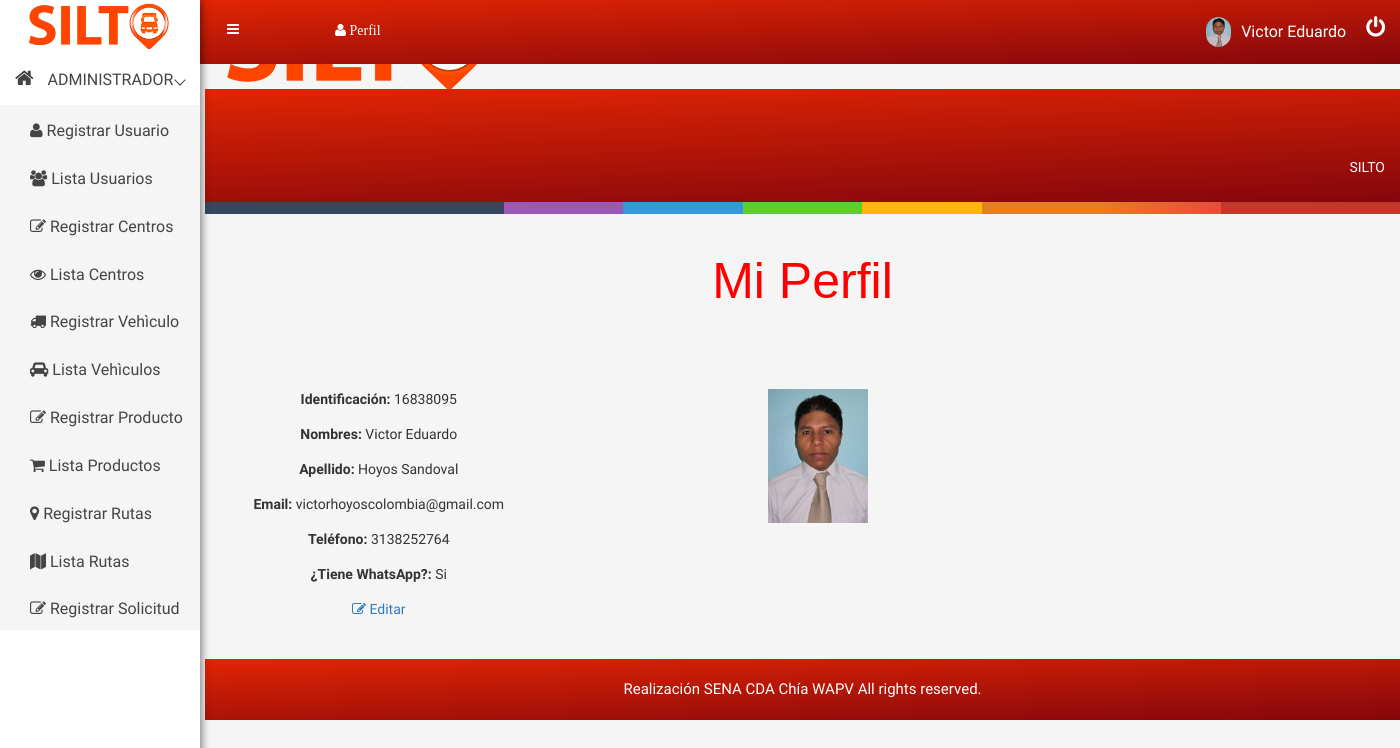
/perfil (signed in), run on the app's committed database.
### tables this page shows
CREATE TABLE `usuario` (
  `identificacion` bigint(12) NOT NULL COMMENT 'Identificacion de user',
  `nombre` varchar(20) NOT NULL COMMENT 'Nombre de usuario',
  `apellido` varchar(22) NOT NULL COMMENT 'Apellido  de usuario',
  `email` varchar(38) NOT NULL COMMENT 'Email usuario',
  `telefono` varchar(14) NOT NULL COMMENT 'Numero de celular',
  `whatsapp` varchar(2) NOT NULL COMMENT 'Whatsapp',
  `cargo` varchar(13) NOT NULL COMMENT 'Rol de usuario',
  `estado` varchar(9) NOT NULL COMMENT 'Estado del Usuario',
  `fecha_ingreso` date NOT NULL DEFAULT current_timestamp() COMMENT 'Fecha de ingreso usuario.',
  `foto` varchar(300) NOT NULL COMMENT 'Foto de usuario',
  `pass` varchar(255) NOT NULL COMMENT 'Clave de email.'
);

### libs/view.php (called while the page is built, shortened)
<?php
class View{
    function render($nombre){
        require 'views/' . $nombre . '.php';
    }
}
?>

### controllers/perfil.php (called while the page is built, shortened)
<?php
class Perfil extends Controller{
    function __construct(){
        $this->view->mensaje="";
    }
    function render(){
        $usuarios = $this->view->datos['usuarios'] = $this->model->read();
        $this->view->usuarios = $usuarios;
        $this->view->render('admin/verperfil');
    }
}

### index.php (called while the page is built, shortened)
<?php
    require 'libs/database.php';
    require 'libs/view.php';
    $app = new App();
?>

### models/perfilmodel.php (called while the page is built, shortened)
<?php
include_once('models/perfil.php');
class PerfilModel extends Model{
    public function read(){
        $items = [];
        $id = $_SESSION['identificacion'];
        try{
            $query = $this->db->connect()->query("SELECT * FROM usuario WHERE identificacion = '$id'");
            while($row = $query->fetch()){
                $item = new PerfilDAO();
                $item->identificacion    = $row['identificacion'];
                $item->nombre     = $row['nombre'];
                $item->apellido   = $row['apellido'];
                $item->email      = $row['email'];
                $item->telefono   = $row['telefono'];
                $item->whatsapp   = $row['whatsapp'];
                $item->cargo             = $row['cargo'];
                $item->estado            = $row['estado'];
                $item->fecha_ingreso     = $row['fecha_ingreso'];
                $item->foto              = $row['foto'];
                array_push($items, $item);
            }
            return $items;
        }catch(PDOException $e){
           if(constant("DEBUG")){
               echo $e->getMessage();
           }
            return [];
        }
    }
}

### libs/database.php (called while the page is built)
<?php
class Database{
    private $host;
    private $db;
    private $user;
    private $password;
    private $charset;
    public function __construct(){
        $this->host     = constant('HOST');
        $this->db       = constant('DB');
        $this->user     = constant('USER');
        $this->password = constant('PASSWORD');
        $this->charset  = constant('CHARSET');
    }
    function connect(){
        try{
            $connection = "mysql:host=" . $this->host . ";dbname=" . $this->db . ";charset=" . $this->charset;
            $options = [
                PDO::ATTR_ERRMODE            => PDO::ERRMODE_EXCEPTION,
                PDO::ATTR_EMULATE_PREPARES   => false,
            ];
            $pdo = new PDO($connection, $this->user, $this->password, $options);
            return $pdo;
        }catch(PDOException $e){
            print_r('Error connection: ' . $e->getMessage());
        }
    }
}
?>

### views/admin/verperfil.php (the view)
<!DOCTYPE html>
<html lang="es">
<head>
    <?php require 'views/head.php'; ?>
</head>
<body>
    <?php require 'views/header.php'; ?>
    <div class="container text-center">
        <h1 class="h1">Mi Perfil</h1>
        <br><br><br>
        <div class="container">
            <div class="row">
                <div class="col-lg-3">
                    <ul>
                        <?php
                        include_once 'models/perfil.php';
                        if (count($this->usuarios) > 0) {
                            foreach ($this->usuarios as $row) {
                                $usuario = new PerfilDAO();
                                $usuario = $row;
                        ?>
                                <li>
                                    <p><b>Identificación: </b><?php echo $usuario->identificacion; ?></p>
                                </li>
                                <li>
                                    <p><b>Nombres: </b><?php echo $usuario->nombre; ?></p>
                                </li>
                                <li>
                                    <p><b>Apellido: </b><?php echo $usuario->apellido; ?></p>
                                </li>
                                <li>
                                    <p><b>Email: </b><?php echo $usuario->email; ?></p>
                                </li>
                                <li>
                                    <p><b>Teléfono: </b><?php echo $usuario->telefono; ?></p>
                                </li>
                                <li>
                                    <p><b>¿Tiene WhatsApp?: </b><?php echo $usuario->whatsapp; ?></p>
                                </li>
                                <li>
                                    <a href="<?php echo constant('URL') . 'perfil/leer/' . $usuario->identificacion; ?>"><i class="fa fa-pencil-square-o" aria-hidden="true"></i> Editar</a>
                                </li>
                            <?php
                            }
                        } else {
                            ?>
                            <tr>
                                <td colspan="11" class="text-center">Error al cargar la información</td>
                            </tr>
                        <?php
                        }
                        ?>
                    </ul>
                </div>
                <div class="col-lg-6">
                    <td><img src="<?php echo constant('URL') . $usuario->foto; ?>" alt="imagen usuario" width="100" height="100"> </td>
                </div>
                <div class="col-lg-1"></div>
            </div>
        </div>
    </div>
    <br><br>
    <?php require 'views/footer.php'; ?>
</body>
</html>

### public/css/main.css (style rules this page uses)
html { color: #222; font-size: 1em; line-height: 1.4; }
audio, canvas, iframe, img, svg, video { vertical-align: middle; }

### public/css/style.css (style rules this page uses)
html, body { height: 100%; font-family: 'Play', sans-serif;font-weight:400;background:#f5f5f5; }
img { max-width:100%;height:auto }
p { margin:0 0 15px; }
h1, h2, h3, h4, h5, h6 { margin: 0 0 10px; font-weight:700; }
a { transition: all 0.3s ease 0s;text-decoration:none; }
a:visited, a:link, a:active { text-decoration: none; }
ul { list-style: outside none none; margin: 0; padding: 0 }

### public/css/style0.css (style rules this page uses)
.h1 { margin: 20px; color: rgb(191, 73, 20); font-family: Impact, Haettenschweiler, 'Arial Narrow Bold', sans-serif; text-align: center; font-size:50px; }

### public/css/style2.css (style rules this page uses)
.h1 { text-align: center; color: red; }

### data on the page
usuario: identificacion "16838095", nombre "Victor Eduardo", apellido "Hoyos Sandoval", email "victorhoyoscolombia@gmail.com", telefono "3138252764", whatsapp "Si", foto (picture)

### other printed values
$_SESSION['cargo'] "ADMINISTRADOR"
$_SESSION['upd_nomb'] "Victor Eduardo"
